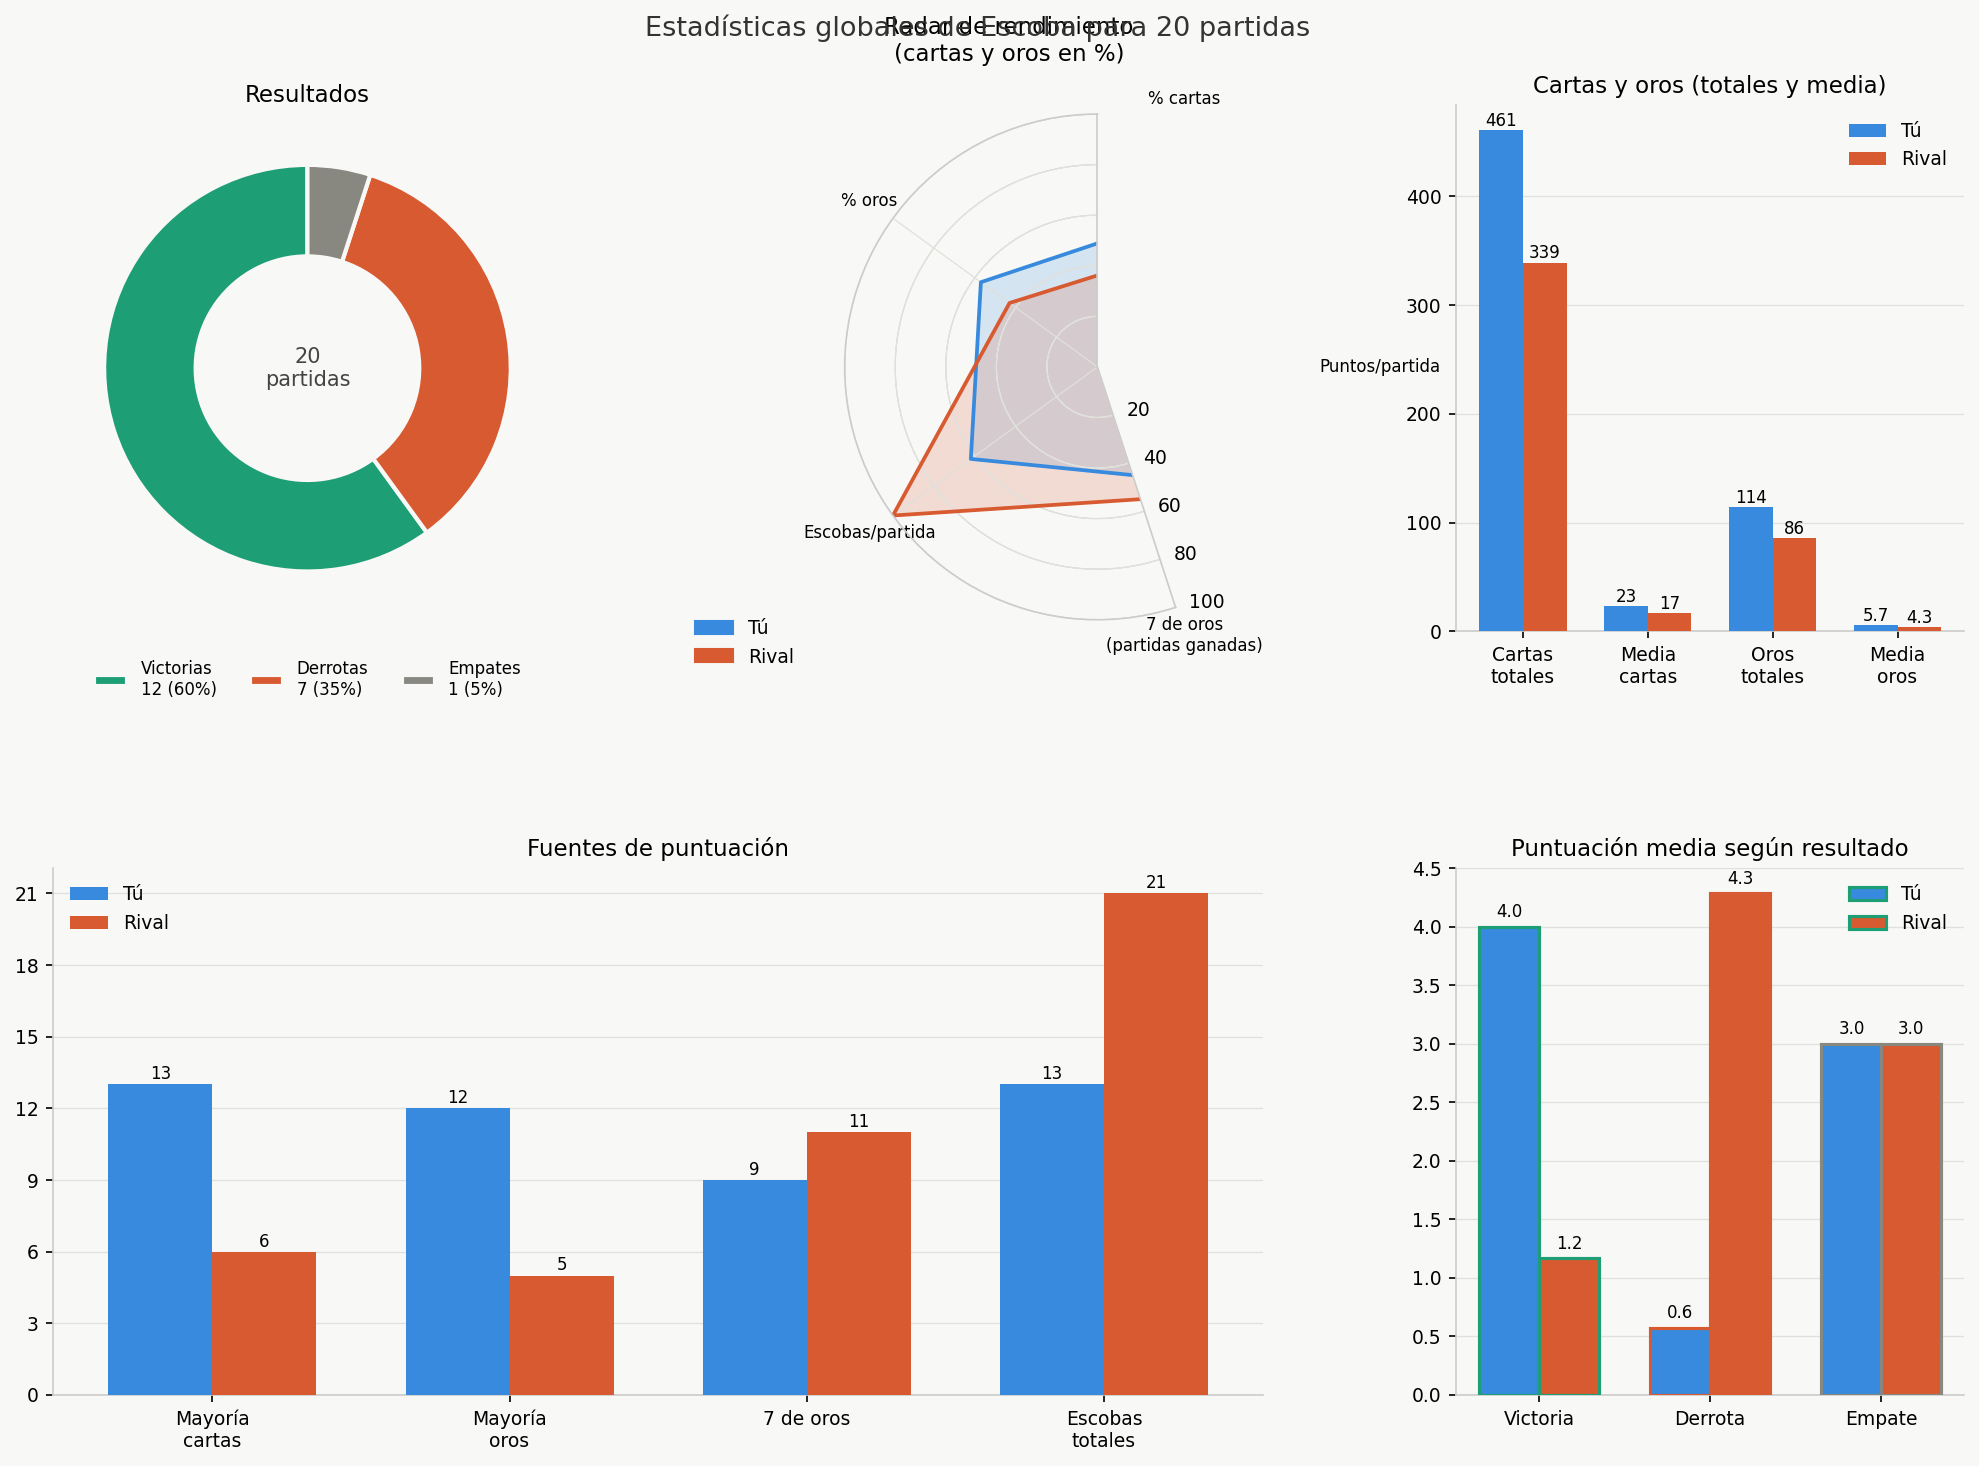

Reproduce this figure in Python.


import json
import sys
import math
import matplotlib
import matplotlib.pyplot as plt
import matplotlib.patches as mpatches
import numpy as np
from pathlib import Path


BLUE   = "#378ADD"
CORAL  = "#D85A30"
GREEN  = "#1D9E75"
GRAY   = "#888780"
AMBER  = "#BA7517"
BG     = "#F8F8F6"
CARD   = "#EFEFEB"


def load_data(path=None):
    if path:
        text = Path(path).read_text(encoding="utf-8")
    else:
        raise ValueError("No se ha proporcionado un fichero de datos. Por favor, pasa un archivo JSONL con las estadísticas de las partidas.")
    return [json.loads(line) for line in text.strip().splitlines() if line.strip()]


def avg(data, key):
    return sum(d[key] for d in data) / len(data)

def pct(data, key_tu, key_op):
    """Porcentaje medio de 'tu' sobre el total de ambos."""
    ratios = []
    for d in data:
        total = d[key_tu] + d[key_op]
        ratios.append(d[key_tu] / total * 100 if total else 50)
    return sum(ratios) / len(ratios)



def set_style():
    plt.rcParams.update({
        "figure.facecolor": BG,
        "axes.facecolor": BG,
        "axes.spines.top": False,
        "axes.spines.right": False,
        "axes.spines.left": True,
        "axes.spines.bottom": True,
        "axes.edgecolor": "#CCCCCC",
        "axes.grid": True,
        "grid.color": "#E0E0DC",
        "grid.linewidth": 0.6,
        "font.family": "sans-serif",
        "font.size": 10,
        "axes.titlesize": 11,
        "axes.titleweight": "normal",
        "axes.labelsize": 9,
        "xtick.labelsize": 9,
        "ytick.labelsize": 9,
        "legend.fontsize": 9,
        "legend.frameon": False,
    })



def plot_resultados(ax, data):
    wins   = sum(1 for d in data if d["winner"] == "player")
    losses = sum(1 for d in data if d["winner"] == "opponent")
    draws  = sum(1 for d in data if d["winner"] == "draw")
    n = len(data)
    sizes  = [wins, losses, draws]
    colors = [GREEN, CORAL, GRAY]
    labels = [
        f"Victorias\n{wins} ({wins/n*100:.0f}%)",
        f"Derrotas\n{losses} ({losses/n*100:.0f}%)",
        f"Empates\n{draws} ({draws/n*100:.0f}%)",
    ]
    wedges, _ = ax.pie(
        sizes, colors=colors, startangle=90,
        wedgeprops=dict(width=0.45, edgecolor=BG, linewidth=2),
    )
    ax.text(0, 0, f"{n}\npartidas", ha="center", va="center",
            fontsize=10, color="#444", fontweight="normal")
    ax.legend(wedges, labels, loc="lower center", bbox_to_anchor=(0.5, -0.18),
              ncol=3, fontsize=8)
    ax.set_title("Resultados")



def plot_radar(ax, data):
    categories = [
        "Puntos/partida",
        "% cartas",
        "% oros",
        "Escobas/partida",
        "7 de oros\n(partidas ganadas)",
    ]
    n_cat = len(categories)
    angles = [math.pi / 2 - 2 * math.pi * i / n_cat for i in range(n_cat)]
    angles += angles[:1]

    player_vals = [
        avg(data, "score_player"),
        pct(data, "cartas_tu", "cartas_op"),
        pct(data, "oros_tu", "oros_op"),
        avg(data, "escobas_tu"),
        avg(data, "tiene_7oro_tu") * 100,   # porcentaje de partidas con 7 de oros
    ]
    opp_vals = [
        avg(data, "score_opponent"),
        100 - player_vals[1],
        100 - player_vals[2],
        avg(data, "escobas_op"),
        avg(data, "tiene_7oro_op") * 100,
    ]

    # Normalizar cada eje 0-100 para que el radar sea uniforme
    maxvals = [
        max(player_vals[i], opp_vals[i]) or 1
        for i in range(n_cat)
    ]
    # Para puntos y escobas escalar a 100; % ya est�n en 0-100
    scale = [100 / maxvals[i] if i in (0, 3) else 1 for i in range(n_cat)]
    pn = [v * scale[i] for i, v in enumerate(player_vals)] + [player_vals[0] * scale[0]]
    on = [v * scale[i] for i, v in enumerate(opp_vals)]    + [opp_vals[0]   * scale[0]]

    ax.set_theta_offset(math.pi / 2)
    ax.set_theta_direction(-1)

    ax.set_xticks([math.pi / 2 - 2 * math.pi * i / n_cat for i in range(n_cat)])
    ax.set_xticklabels(categories, fontsize=8)
    ax.set_yticks([20, 40, 60, 80, 100])
    ax.set_yticklabels(["20", "40", "60", "80", "100"], fontsize=7, color="#999")
    ax.set_ylim(0, 100)
    ax.spines["polar"].set_color("#CCCCCC")
    ax.grid(color="#E0E0DC", linewidth=0.6)

    angles_rad = [math.pi / 2 - 2 * math.pi * i / n_cat for i in range(n_cat)]
    angles_rad_closed = angles_rad + angles_rad[:1]

    ax.plot(angles_rad_closed, pn, color=BLUE, linewidth=1.8)
    ax.fill(angles_rad_closed, pn, color=BLUE, alpha=0.18)
    ax.plot(angles_rad_closed, on, color=CORAL, linewidth=1.8)
    ax.fill(angles_rad_closed, on, color=CORAL, alpha=0.18)

    ax.set_title("Radar de rendimiento\n(cartas y oros en %)", pad=14)

    patch_p = mpatches.Patch(color=BLUE,  label="Tú")
    patch_o = mpatches.Patch(color=CORAL, label="Rival")
    ax.legend(handles=[patch_p, patch_o], loc="lower left",
              bbox_to_anchor=(-0.15, -0.12))


def plot_cartas_oros(ax, data):
    cats    = ["Cartas\ntotales", "Media\ncartas", "Oros\ntotales", "Media\noros"]
    p_vals  = [
        sum(d["cartas_tu"] for d in data),
        avg(data, "cartas_tu"),
        sum(d["oros_tu"] for d in data),
        avg(data, "oros_tu"),
    ]
    o_vals  = [
        sum(d["cartas_op"] for d in data),
        avg(data, "cartas_op"),
        sum(d["oros_op"] for d in data),
        avg(data, "oros_op"),
    ]
    x = np.arange(len(cats))
    w = 0.35
    ax.bar(x - w/2, p_vals, w, color=BLUE,  label="Tú",    zorder=3)
    ax.bar(x + w/2, o_vals, w, color=CORAL, label="Rival", zorder=3)
    ax.set_xticks(x)
    ax.set_xticklabels(cats)
    ax.set_title("Cartas y oros (totales y media)")
    ax.legend()
    ax.grid(axis="x", visible=False)

    for bar in ax.patches:
        h = bar.get_height()
        ax.text(
            bar.get_x() + bar.get_width() / 2, h + 0.3,
            f"{h:.1f}" if h < 10 else f"{h:.0f}",
            ha="center", va="bottom", fontsize=8
        )



def plot_fuentes(ax, data):
    cats = ["Mayoría\ncartas", "Mayoría\noros", "7 de oros", "Escobas\ntotales"]
    p_vals = [
        sum(1 for d in data if d["cartas_tu"] > d["cartas_op"]),
        sum(1 for d in data if d["oros_tu"] > d["oros_op"]),
        sum(d["tiene_7oro_tu"] for d in data),
        sum(d["escobas_tu"]    for d in data),
    ]
    o_vals = [
        sum(1 for d in data if d["cartas_op"] > d["cartas_tu"]),
        sum(1 for d in data if d["oros_op"] > d["oros_tu"]),
        sum(d["tiene_7oro_op"] for d in data),
        sum(d["escobas_op"]    for d in data),
    ]
    x = np.arange(len(cats))
    w = 0.35
    ax.bar(x - w/2, p_vals, w, color=BLUE,  label="Tú",    zorder=3)
    ax.bar(x + w/2, o_vals, w, color=CORAL, label="Rival", zorder=3)
    ax.set_xticks(x)
    ax.set_xticklabels(cats)
    ax.set_title("Fuentes de puntuación")
    ax.legend()
    ax.grid(axis="x", visible=False)
    ax.yaxis.set_major_locator(plt.MaxNLocator(integer=True))

    for bar in ax.patches:
        h = bar.get_height()
        ax.text(
            bar.get_x() + bar.get_width() / 2, h + 0.05,
            f"{h:.0f}", ha="center", va="bottom", fontsize=8
        )



def plot_score_por_resultado(ax, data):
    grupos = {
        "Victoria": [d for d in data if d["winner"] == "player"],
        "Derrota":  [d for d in data if d["winner"] == "opponent"],
        "Empate":   [d for d in data if d["winner"] == "draw"],
    }
    labels_g = [k for k, v in grupos.items() if v]
    p_avgs   = [avg(v, "score_player")   for v in grupos.values() if v]
    o_avgs   = [avg(v, "score_opponent") for v in grupos.values() if v]
    colors_g = [GREEN, CORAL, GRAY][:len(labels_g)]

    x = np.arange(len(labels_g))
    w = 0.35
    bars_p = ax.bar(x - w/2, p_avgs, w, color=BLUE,  label="Tú",    zorder=3)
    bars_o = ax.bar(x + w/2, o_avgs, w, color=CORAL, label="Rival", zorder=3)

    # Color del borde seg�n resultado
    for bar, col in zip(bars_p, colors_g):
        bar.set_edgecolor(col)
        bar.set_linewidth(1.5)
    for bar, col in zip(bars_o, colors_g):
        bar.set_edgecolor(col)
        bar.set_linewidth(1.5)

    ax.set_xticks(x)
    ax.set_xticklabels(labels_g)
    ax.set_title("Puntuación media según resultado")
    ax.legend()
    ax.grid(axis="x", visible=False)

    for bar in list(bars_p) + list(bars_o):
        h = bar.get_height()
        ax.text(
            bar.get_x() + bar.get_width() / 2, h + 0.05,
            f"{h:.1f}", ha="center", va="bottom", fontsize=8
        )


def main():
    path = sys.argv[1] if len(sys.argv) > 1 else 'escoba_stats.jsonl'
    data = load_data(path)
    n    = len(data)
    print(f"Partidas cargadas: {n}")

    set_style()

    fig = plt.figure(figsize=(14, 10), facecolor=BG)
    fig.suptitle(
        f"Estadísticas globales de Escoba para {n} partidas",
        fontsize=13, y=0.98, color="#333"
    )

    # Grid: 2 filas � 3 columnas, radar ocupa celda polar
    gs = fig.add_gridspec(2, 3, hspace=0.45, wspace=0.38,
                          left=0.06, right=0.97, top=0.92, bottom=0.06)

    ax_donut  = fig.add_subplot(gs[0, 0])
    ax_radar  = fig.add_subplot(gs[0, 1], polar=True)
    ax_cartas = fig.add_subplot(gs[0, 2])
    ax_fuent  = fig.add_subplot(gs[1, 0:2])
    ax_score  = fig.add_subplot(gs[1, 2])

    plot_resultados(ax_donut, data)
    plot_radar(ax_radar, data)
    plot_cartas_oros(ax_cartas, data)
    plot_fuentes(ax_fuent, data)
    plot_score_por_resultado(ax_score, data)

    out = Path("escoba_stats.png")
    plt.savefig(out, dpi=150, bbox_inches="tight", facecolor=BG)
    print(f"Gr�fica guardada en: {out.resolve()}")
    plt.show()


if __name__ == "__main__":
    main()
